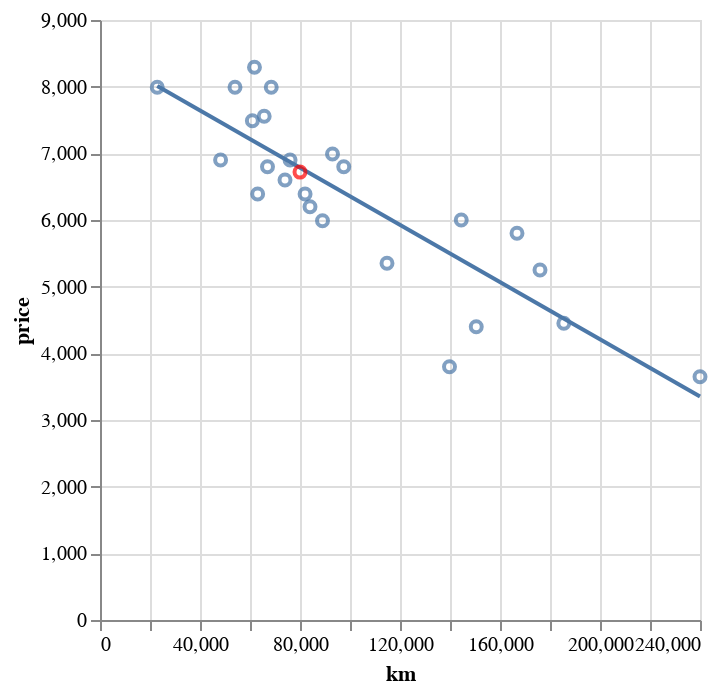

Notebook cell for this chart:
### Code cell
#mian
try:
  mil = int(input("the mileage: "))
  trained = train(mil)
  print(trained)
  estimatedPrice = update(trained[2], trained[0], trained[1])
  (trained[3] + alt.Chart(pd.DataFrame({'km': [mil], 'price': [estimatedPrice]})).mark_point(color='red').encode(x='km', y='price')).display()
  print(f"estimated price is {estimatedPrice}")
except IOError:
  print("unreadable file or invalid imput for milage")

### Figure 1 — Vega-Lite specification as saved in the notebook (floating-point values rounded to 4 significant figures)
{"config": {"view": {"continuousWidth": 300, "continuousHeight": 300}}, "layer": [{"mark": {"type": "point"}, "encoding": {"x": {"field": "km", "type": "quantitative"}, "y": {"field": "price", "type": "quantitative"}}}, {"mark": {"type": "line"}, "encoding": {"x": {"field": "km", "type": "quantitative"}, "y": {"field": "price", "type": "quantitative"}}, "transform": [{"on": "km", "regression": "price"}]}, {"data": {"name": "data-d2a3ada5bf23be591f32ccb6f7604eb0"}, "mark": {"type": "point", "color": "red"}, "encoding": {"x": {"field": "km", "type": "quantitative"}, "y": {"field": "price", "type": "quantitative"}}}], "data": {"name": "data-4b74c3f12df94294ebd8500181318a17"}, "$schema": "https://vega.github.io/schema/vega-lite/v5.20.1.json", "datasets": {"data-4b74c3f12df94294ebd8500181318a17": [{"km": 240000, "price": 3650}, {"km": 139800, "price": 3800}, {"km": 150500, "price": 4400}, {"km": 185530, "price": 4450}, {"km": 176000, "price": 5250}, {"km": 114800, "price": 5350}, {"km": 166800, "price": 5800}, {"km": 89000, "price": 5990}, {"km": 144500, "price": 5999}, {"km": 84000, "price": 6200}, {"km": 82029, "price": 6390}, {"km": 63060, "price": 6390}, {"km": 74000, "price": 6600}, {"km": 97500, "price": 6800}, {"km": 67000, "price": 6800}, {"km": 76025, "price": 6900}, {"km": 48235, "price": 6900}, {"km": 93000, "price": 6990}, {"km": 60949, "price": 7490}, {"km": 65674, "price": 7555}, {"km": 54000, "price": 7990}, {"km": 68500, "price": 7990}, {"km": 22899, "price": 7990}, {"km": 61789, "price": 8290}], "data-d2a3ada5bf23be591f32ccb6f7604eb0": [{"km": 80000, "price": 6719.0}]}}
